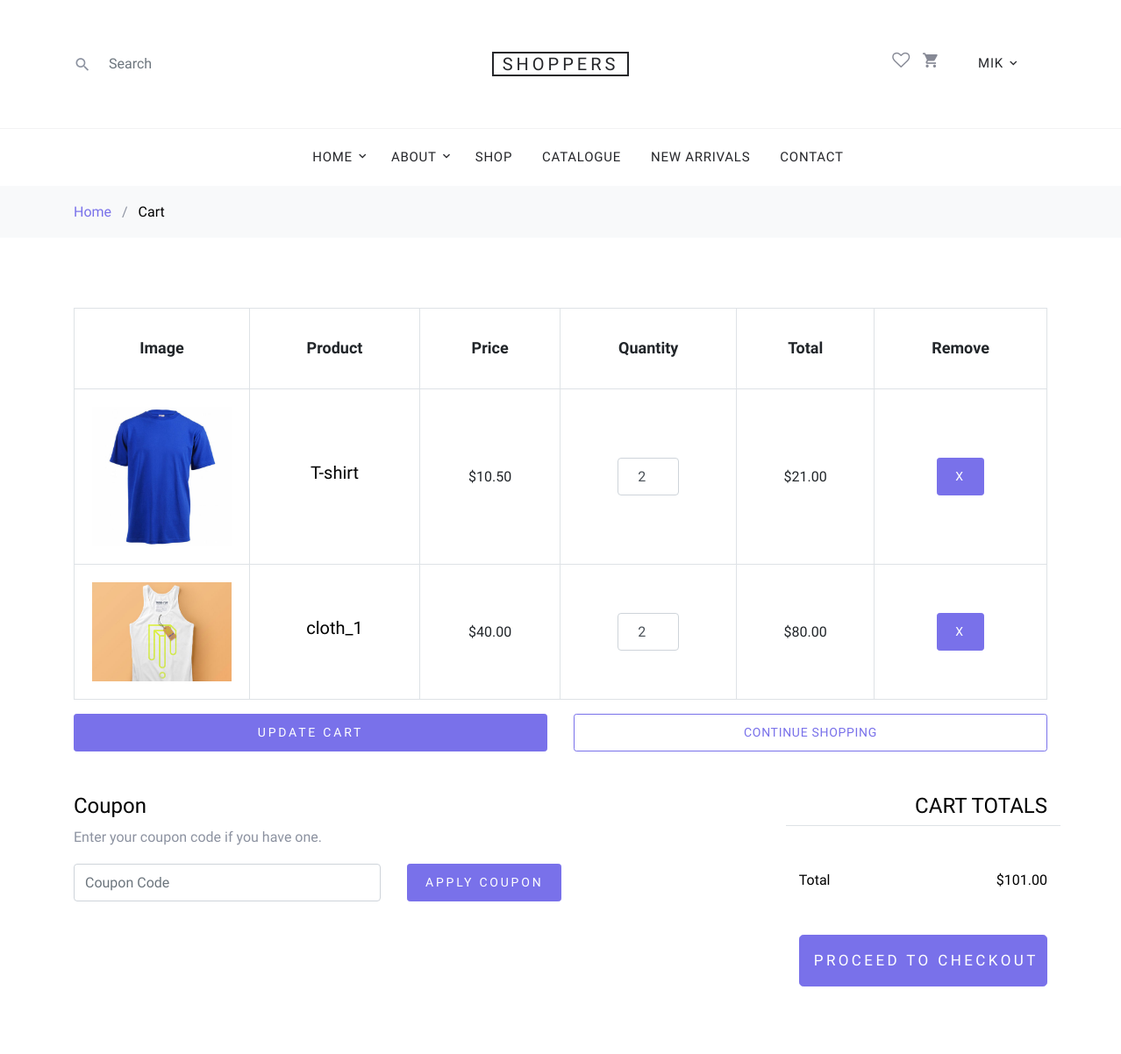
Page /cart/ (signed in, upper part) on the earlier database version.
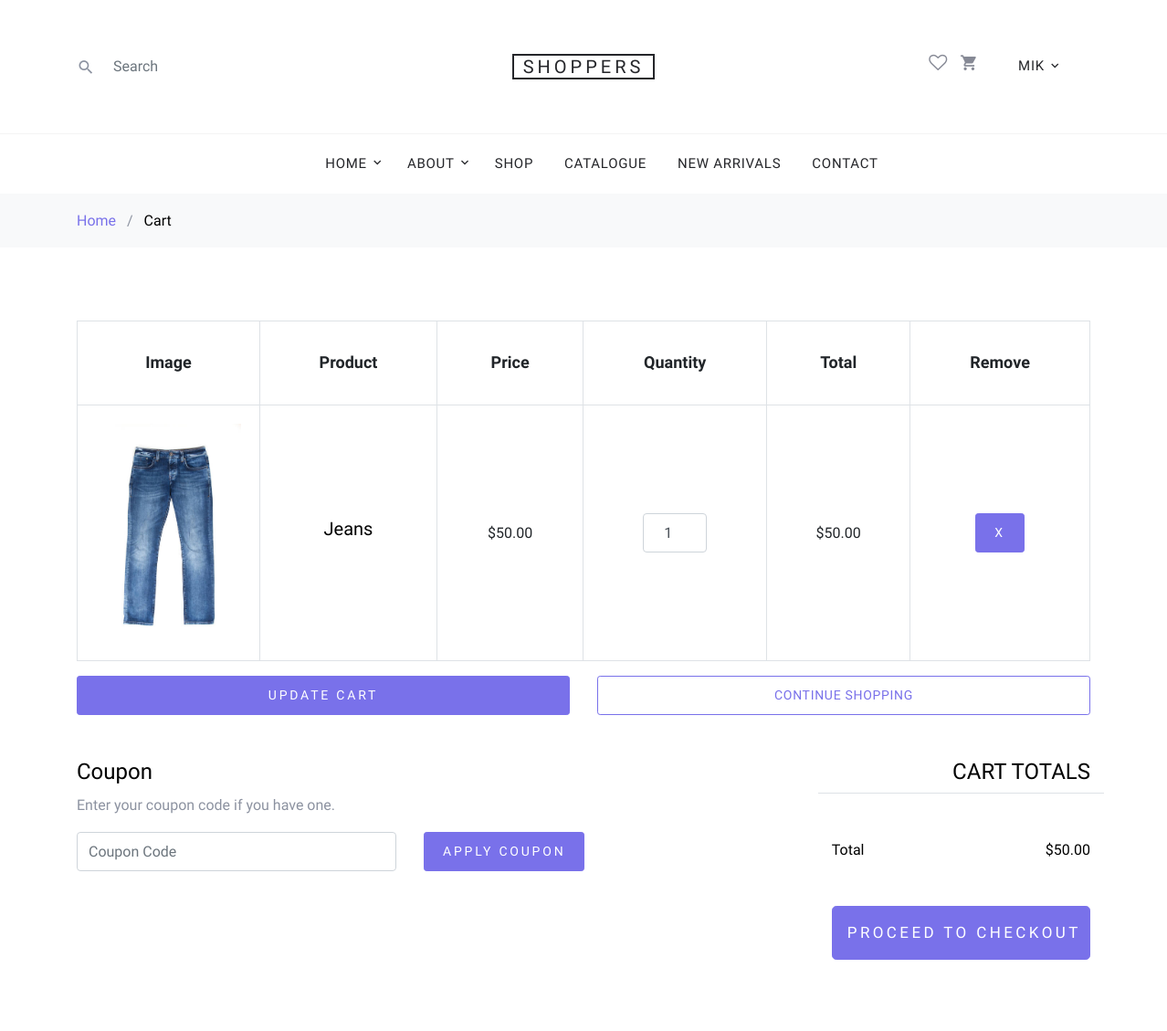
Same page on the later database version.
### base/models.py (models this page shows, shortened)
class CustomUser(AbstractUser):
    phone_number = models.CharField(max_length=20, blank=True)
    email = models.EmailField(unique=True, null=True)
    address = models.TextField(blank=True)
    USERNAME_FIELD = 'email'
    REQUIRED_FIELDS = []

class OrderItem(models.Model):
    order = models.ForeignKey(Order, on_delete=models.CASCADE, related_name='items')
    item = models.ForeignKey(Item, on_delete=models.CASCADE)
    quantity = models.PositiveIntegerField(default=1)
    total_price = models.PositiveIntegerField(default=1)

class Item(models.Model):
    name = models.CharField(max_length=255)
    description = models.TextField(blank=True)
    price = models.DecimalField(max_digits=10, decimal_places=2)
    category = models.ForeignKey(Category, on_delete=models.CASCADE)
    size = models.CharField(max_length=10)
    color = models.CharField(max_length=50, blank=True)
    image = models.ImageField(upload_to='item_images/', blank=True, null=True)
    created_at = models.DateTimeField(auto_now_add=True)
    updated_at = models.DateTimeField(auto_now=True)

class Order(models.Model):
    user = models.ForeignKey(settings.AUTH_USER_MODEL, on_delete=models.CASCADE, null=True, blank=True)
    created_at = models.DateTimeField(auto_now_add=True)
    updated_at = models.DateTimeField(auto_now=True)
    status = models.CharField(max_length=20,
                              choices=[('pending', 'Pending'), ('shipped', 'Shipped'), ('delivered', 'Delivered')])
    total_price = models.DecimalField(max_digits=10, decimal_places=2, default=0)

### base/views.py (the view)
# urls.py: path('cart/', views.cart, name='cart'),
@login_required(login_url='login')
def cart(request):
    user_order = Order.objects.filter(user=request.user).first()
    if user_order:
        order_items = user_order.items.all()
        user_order.total_price = 0
        for order_item in order_items:
            order_item.total_price = order_item.quantity * order_item.item.price
            user_order.total_price += order_item.total_price
    else:
        order_items = []
    user_order.save()
    context = {'order_items': order_items, 'final_price': user_order.total_price}
    return render(request, 'base/cart.html', context)

### base/templates/base/cart.html (shortened to what this page needs)
{% extends 'main.html' %}
{% load static %}
{% block content %}
<div class="site-wrap">
    <div class="bg-light py-3">
        <div class="container">
            <div class="row">
                <div class="col-md-12 mb-0"><a href="{% url 'home' %}">Home</a> <span class="mx-2 mb-0">/</span> <strong
                        class="text-black">Cart</strong></div>
            </div>
        </div>
    </div>
    <div class="site-section">
        <div class="container">
            <div class="row mb-5">
                <form class="col-md-12" method="post" action="{% url 'update_cart' %}">
                    <div class="site-blocks-table">
                        <table class="table table-bordered">
                            <thead>
                            <tr>
                                <th class="product-thumbnail">Image</th>
                                <th class="product-name">Product</th>
                                <th class="product-price">Price</th>
                                <th class="product-quantity">Quantity</th>
                                <th class="product-total">Total</th>
                                <th class="product-remove">Remove</th>
                            </tr>
                            </thead>
                            <tbody>
                            {% for order_item in order_items %}
                            <tr>
                                <td class="product-thumbnail">
                                    <img src="{{ order_item.item.image.url }}" alt="Image" class="img-fluid">
                                </td>
                                <td class="product-name">
                                    <h2 class="h5 text-black">{{ order_item.item.name }}</h2>
                                </td>
                                <td>${{ order_item.item.price }}</td>
                                <td>
                                    <input type="number" name="quantity_{{ order_item.id }}"
                                           class="form-control text-center"
                                           style="max-width: 70px; display: inline-block;"
                                           value="{{ order_item.quantity }}" min="1">
                                </td>
                                <td>${{ order_item.total_price|floatformat:2 }}</td>
                                <td>
                                    <button class="btn btn-primary btn-sm" name="remove_item"
                                            value="{{ order_item.id }}" type="submit">X
                                    </button>
                                </td>
                            </tr>
                            {% endfor %}
                            </tbody>
                        </table>
                    </div>
                    <div class="row">
                        <div class="col-md-6">
                            <button class="btn btn-primary btn-sm btn-block" type="submit">Update Cart</button>
                        </div>
                        <div class="col-md-6">
                            <a href="{% url 'shop' %}" class="btn btn-outline-primary btn-sm btn-block">
                                Continue Shopping</a>
                        </div>
                    </div>
                </form>
            </div>
            <div class="row">
                <div class="col-md-6">
                    <div class="row">
                        <div class="col-md-12">
                            <label class="text-black h4" for="coupon">Coupon</label>
                            <p>Enter your coupon code if you have one.</p>
                        </div>
                        <div class="col-md-8 mb-3 mb-md-0">
                            <input type="text" class="form-control py-3" id="coupon" placeholder="Coupon Code">
                        </div>
                        <div class="col-md-4">
                            <button class="btn btn-primary btn-sm">Apply Coupon</button>
                        </div>
                    </div>
                </div>
                <div class="col-md-6 pl-5">
                    <div class="row justify-content-end">
                        <div class="col-md-7">
                            <div class="row">
                                <div class="col-md-12 text-right border-bottom mb-5">
                                    <h3 class="text-black h4 text-uppercase">Cart Totals</h3>
                                </div>
                            </div>
                            <div class="row mb-5">
                                <div class="col-md-6">
                                    <span class="text-black">Total</span>
                                </div>
                                <div class="col-md-6 text-right">
                                    <strong class="text-black">${{final_price}}</strong>
                                </div>
                            </div>
                            <div class="row">
                                <div class="col-md-12">
                                    <a href="{% url 'checkout' %}" class="btn btn-primary btn-lg py-3 btn-block">
                                        Proceed To Checkout</a>
                                </div>
                            </div>
                        </div>
                    </div>
                </div>
            </div>
        </div>
    </div>
</div>
{% endblock content %}

### templates/main.html (shortened to what this page needs)
<!DOCTYPE html>
{% load static %}
<html lang="en">
  <head>
    <link rel="stylesheet" href="{% static 'fonts/icomoon/style.css' %}">
    <link rel="stylesheet" href="{% static 'styles/bootstrap.min.css' %}">
    <link rel="stylesheet" href="{% static 'styles/magnific-popup.css' %}">
    <link rel="stylesheet" href="{% static 'styles/jquery-ui.css' %}">
    <link rel="stylesheet" href="{% static 'styles/owl.carousel.min.css' %}">
    <link rel="stylesheet" href="{% static 'styles/owl.theme.default.min.css' %}">
    <link rel="stylesheet" href="{% static 'styles/aos.css' %}">
    <link rel="stylesheet" href="{% static 'styles/style.css' %}">
  </head>
<body>
{% include 'navbar.html' %}
{% block content %}
{% endblock %}
</body>
</html>

### templates/navbar.html (shortened to what this page needs)
{% load static %}
<header class="site-navbar" role="banner">
  <div class="site-navbar-top">
    <div class="container">
      <div class="row align-items-center">
        <div class="col-6 col-md-4 order-2 order-md-1 site-search-icon text-left">
          <form action="" class="site-block-top-search">
            <span class="icon icon-search2"></span>
            <input type="text" class="form-control border-0" placeholder="Search">
          </form>
        </div>
        <div class="col-12 mb-3 mb-md-0 col-md-4 order-1 order-md-2 text-center">
          <div class="site-logo">
            <a href="{% url 'home' %}" class="js-logo-clone">Shoppers</a>
          </div>
        </div>
        <div class="col-6 col-md-4 order-3 order-md-3 text-right">
          <div class="site-top-icons">
            <ul>
              <li><a href="{% url 'wishlist' %}"><span class="icon icon-heart-o"></span></a></li>
              <li>
                <a href="{% url 'cart' %}" class="site-cart">
                  <span class="icon icon-shopping_cart"></span>
                </a>
              </li>
              {% if request.user.is_authenticated %}
              <li>
                <nav class="site-navigation text-right text-md-center" role="navigation">
                  <div class="container">
                    <ul class="site-menu js-clone-nav d-none d-md-block">
                      <li class="has-children">
                        <a href="{% url 'user-page' %}">{{request.user.username}}</a>
                      </li>
                    </ul>
                  </div>
                </nav>
              </li>
              {% else %}
              <li>
                <div class="icon icon-person1">
                  <p><a href="{% url 'login' %}">Login</a></p>
                </div>
              </li>
              {% endif %}
            </ul>
          </div>
        </div>
      </div>
    </div>
  </div>
  <nav class="site-navigation text-right text-md-center" role="navigation">
    <div class="container">
      <ul class="site-menu js-clone-nav d-none d-md-block">
        <li class="has-children">
          <a href="{% url 'home' %}">Home</a>
        </li>
        <li class="has-children">
          <a href="{% url 'about' %}">About</a>
        </li>
        <li><a href="{% url 'shop' %}">Shop</a></li>
        <li><a href="#">Catalogue</a></li>
        <li><a href="#">New Arrivals</a></li>
        <li><a href="{% url 'contact' %}">Contact</a></li>
      </ul>
    </div>
  </nav>
</header>

### templates/footer.html (shortened to what this page needs)
{% load static %}

Differences in the rows shown:
removed OrderItem: item.image (picture), item.name "T-shirt", item.price "10.50", quantity "2", total_price "21.00", {{ order_item.id }} 4 (drawn)
removed OrderItem: item.image (picture), item.name "cloth_1", item.price "40.00", quantity "2", total_price "80.00", {{ order_item.id }} 6 (drawn)
added OrderItem: item.image (picture), item.name "Jeans", item.price "50.00", quantity "1", total_price "50.00", {{ order_item.id }} 7 (drawn)
changed Order: total_price "101.00" → "50.00"
